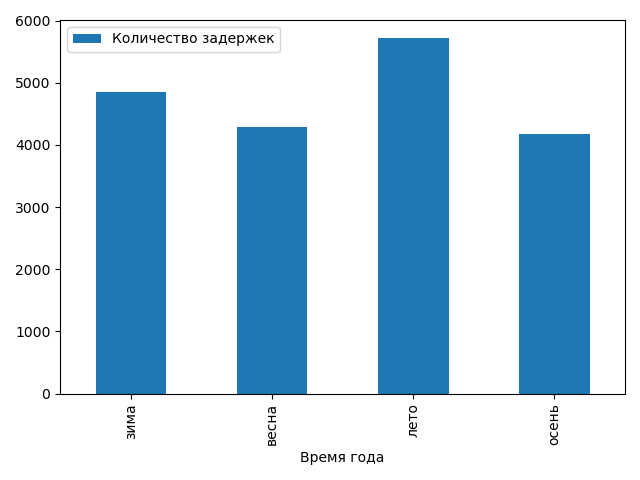

Source code (Python):
import pandas as pd
import numpy as np
import matplotlib.pyplot as plt
from matplotlib import rcParams

rcParams.update({'figure.autolayout': True})

df = pd.read_csv('flight_delays.csv')

d = df.loc[df['dep_delayed_15min'] == 'Y'].groupby('Month').Month.count()
d = d.reset_index(name='count')
c = [0]*4
for index, row in d.iterrows():
    m = int(row['Month'].replace('c-', ''))
    if m in (12, 1, 2):
        c[0] += row['count']
    elif m in range(3,6):
        c[1] += row['count']
    elif m in range(6,9):
        c[2] += row['count']
    else:
        c[3] += row['count']
t = pd.DataFrame({
    'Время года': ['зима', 'весна', 'лето', 'осень'],
    'Количество задержек': c
    })
ax = t.plot(x='Время года', y='Количество задержек', kind='bar')
ax.figure.savefig('4.png')
